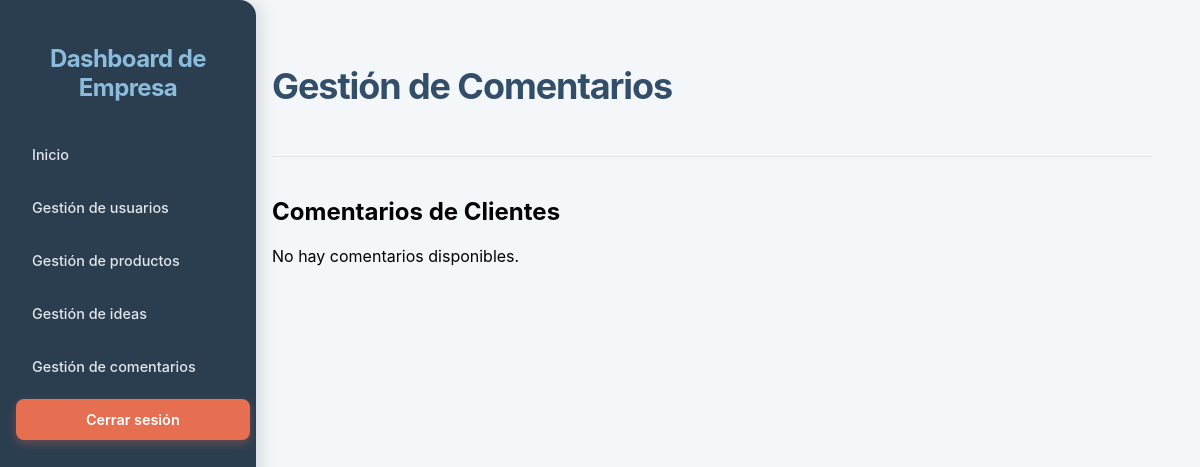
/empresa/comentarios/ (signed in), run on an earlier commit of the app's database.
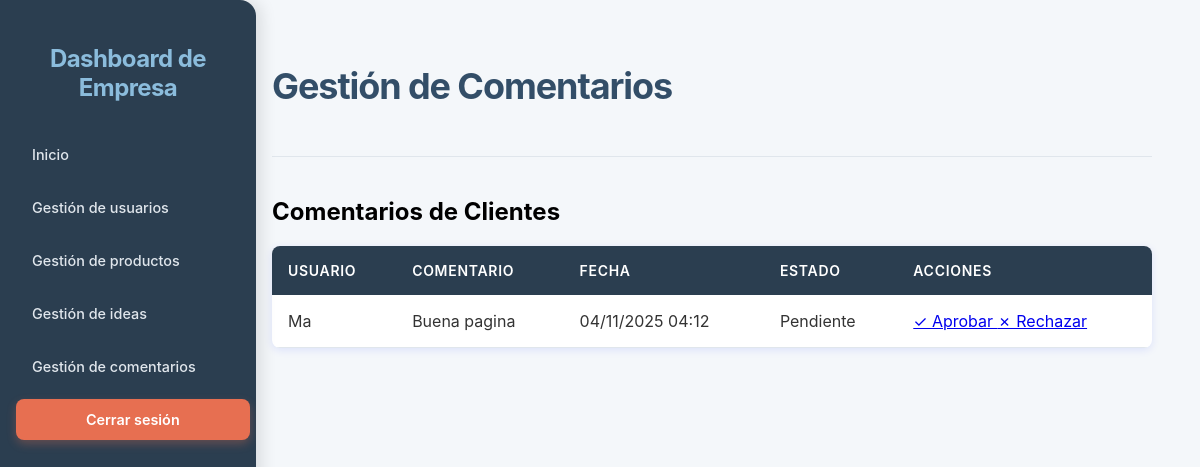
And on a later commit of the database.
### core/models.py (models this page shows, shortened)
class Comentario(models.Model):
    ESTADO_CHOICES = [
        ('pendiente', 'Pendiente'),
        ('aprobado', 'Aprobado'),
        ('rechazado', 'Rechazado'),
    ]
    usuario = models.ForeignKey(UserClientes, on_delete=models.CASCADE, related_name='comentarios')
    contenido = models.TextField(max_length=500)
    fecha_creacion = models.DateTimeField(auto_now_add=True)
    fecha_modificacion = models.DateTimeField(auto_now=True)
    estado = models.CharField(max_length=20, choices=ESTADO_CHOICES, default='pendiente')
    fecha_aprobacion = models.DateTimeField(null=True, blank=True)
    class Meta:
        ordering = ['-fecha_creacion']

class UserClientes(models.Model):
    usernameCliente = models.CharField(max_length=100, unique=True)
    passwordCliente = models.CharField(max_length=100)
    email = models.CharField(max_length=100)
    is_active = models.BooleanField(default=True)
    last_modified = models.DateTimeField(auto_now=True)
    status_changed_at = models.DateTimeField(null=True, blank=True)
    foto_perfil = models.ImageField(upload_to='uploads/perfiles/', blank=True, null=True)

### core/views.py (the view)
# urls.py: path('empresa/comentarios/', views.empresa_comentarios_view, name='empresa_comentarios'),
def empresa_comentarios_view(request):
    empresa_username = request.session.get('usernameEmpresa')
    if not empresa_username:
        messages.error(request, 'Debes iniciar sesión como empresa')
        return redirect('loginEmpresa')
    comentarios = Comentario.objects.all().order_by('estado', '-fecha_creacion')
    context = {
        'comentarios': comentarios,
    }
    return render(request, 'Empresas/gestion_comentarios.html', context)

### Empresas/templates/Empresas/gestion_comentarios.html (shortened to what this page needs)
{% load static %}
<!DOCTYPE html>
<html lang="es">
<head>
    <link rel="stylesheet" href="{% static 'Empresas/css/styles3.css' %}">
</head>
<body>
<div class="dashboard-container">
    <aside>
        <h2>Dashboard de Empresa</h2>
        <nav>
            <ul>
                <li><a href="{% url 'dashboardEmpresa' %}">Inicio</a></li>
                <li><a href="{% url 'usuarios' %}">Gestión de usuarios</a></li>
                <li><a href="{% url 'GestiProductos' %}">Gestión de productos</a></li>
                <li><a href="{% url 'empresa_ideas' %}">Gestión de ideas</a></li>
                <li><a href="{% url 'empresa_comentarios' %}">Gestión de comentarios</a></li>
            </ul>
        </nav>
        <a href="{% url 'logout' %}" class="logout-button">Cerrar sesión</a>
    </aside>
    <main>
        <header>
            <h1>Gestión de Comentarios</h1>
        </header>
        <section>
            <h2>Comentarios de Clientes</h2>
            {% if comentarios %}
                <table>
                    <thead>
                        <tr>
                            <th>Usuario</th>
                            <th>Comentario</th>
                            <th>Fecha</th>
                            <th>Estado</th>
                            <th>Acciones</th>
                        </tr>
                    </thead>
                    <tbody>
                        {% for comentario in comentarios %}
                        <tr>
                            <td>
                                {{ comentario.usuario.usernameCliente }}
                            </td>
                            <td>{{ comentario.contenido }}</td>
                            <td>{{ comentario.fecha_creacion|date:"d/m/Y H:i" }}</td>
                            <td>
                                {% if comentario.estado == 'pendiente' %}
                                    <span class="badge badge-pendiente">Pendiente</span>
                                {% elif comentario.estado == 'aprobado' %}
                                    <span class="badge badge-aprobado">Aprobado</span>
                                {% else %}
                                    <span class="badge badge-rechazado">Rechazado</span>
                                {% endif %}
                            </td>
                            <td>
                                {% if comentario.estado != 'aprobado' %}
                                <a href="{% url 'aprobar_comentario' comentario.id %}"
                                   class="btn-aprobar"
                                   onclick="return confirm('¿Estás seguro de aprobar este comentario?');">
                                    ✓ Aprobar
                                </a>
                                {% endif %}
                                {% if comentario.estado != 'rechazado' %}
                                <a href="{% url 'rechazar_comentario' comentario.id %}"
                                   class="btn-rechazar"
                                   onclick="return confirm('¿Estás seguro de rechazar este comentario?');">
                                    ✗ Rechazar
                                </a>
                                {% endif %}
                            </td>
                        </tr>
                        {% endfor %}
                    </tbody>
                </table>
            {% else %}
                <p>No hay comentarios disponibles.</p>
            {% endif %}
        </section>
    </main>
</div>
</body>
</html>

### Empresas/static/Empresas/css/styles3.css (style rules this page uses)
body { font-family: 'Inter', sans-serif; background-color: #f4f7fa; margin: 0; padding: 0; }
.dashboard-container { min-height: 100vh; display: flex; }
aside { background-color: #2b3e50; color: #e0e6ec; padding: 1.5rem 1rem; border-top-right-radius: 1rem; border-bottom-right-radius: 1rem; box-shadow: 6px 0 15px rgba(0, 0, 0, 0.1); display: flex; flex-direction: column; width: 14rem; min-width: 14rem; max-width: 14rem; height: 100vh; position: fixed; left: 0; top: 0; overflow-y: auto; flex-shrink: 0; }
aside nav { flex-grow: 0; }
aside nav ul { list-style: none; padding: 0; margin: 0; }
aside h2 { font-size: 1.5rem; font-weight: 700; margin-bottom: 2rem; color: #8bbcdc; letter-spacing: -0.025em; text-align: center; }
aside nav ul li { margin-bottom: 0.75rem; }
aside nav ul li a { display: flex; align-items: center; padding: 0.75rem 1rem; border-radius: 0.5rem; transition: background-color 0.3s ease, color 0.3s ease, transform 0.2s ease; color: #e0e6ec; text-decoration: none; font-weight: 500; font-size: 0.9rem; }
.logout-button { display: block; width: 90%; margin: 0 auto; text-align: center; padding: 0.75rem 1rem; background-color: #e76f51; color: white; font-weight: 600; font-size: 0.9rem; border-radius: 0.5rem; transition: background-color 0.3s ease, transform 0.2s ease; box-shadow: 0 4px 10px rgba(231, 111, 81, 0.3); text-decoration: none; }
main { flex-grow: 1; padding: 2.5rem 3rem; overflow-y: auto; margin-left: 14rem; min-height: 100vh; width: calc(100% - 14rem); box-sizing: border-box; }
main header { margin-bottom: 2.5rem; display: flex; justify-content: space-between; align-items: center; padding-bottom: 1.5rem; border-bottom: 1px solid #e0e6ec; max-width: 1400px; }
main h1 { font-size: 2.25rem; font-weight: 700; color: #334e68; letter-spacing: -0.03em; }
table { width: 100%; border-collapse: collapse; margin-top: 20px; box-shadow: 0 2px 8px rgba(0, 38, 255, 0.1); background-color: #fff; border-radius: 8px; overflow: hidden; }
thead { background-color: #2b3e50; color: #fff; }
th { padding: 1rem; text-align: left; font-weight: 600; text-transform: uppercase; font-size: 0.875rem; letter-spacing: 0.05em; }
tbody tr { border-bottom: 1px solid #e0e6ec; }
td { padding: 1rem; color: #333; }

What changed in the data, as far as the page shows it:
added Comentario: usuario.usernameCliente "Ma", contenido "Buena pagina", fecha_creacion "04/11/2025 04:12", estado "Pendiente"
Also different on the page:
text no longer shown: "No hay comentarios disponibles."
text now shown: "USUARIO COMENTARIO FECHA ESTADO ACCIONES"
